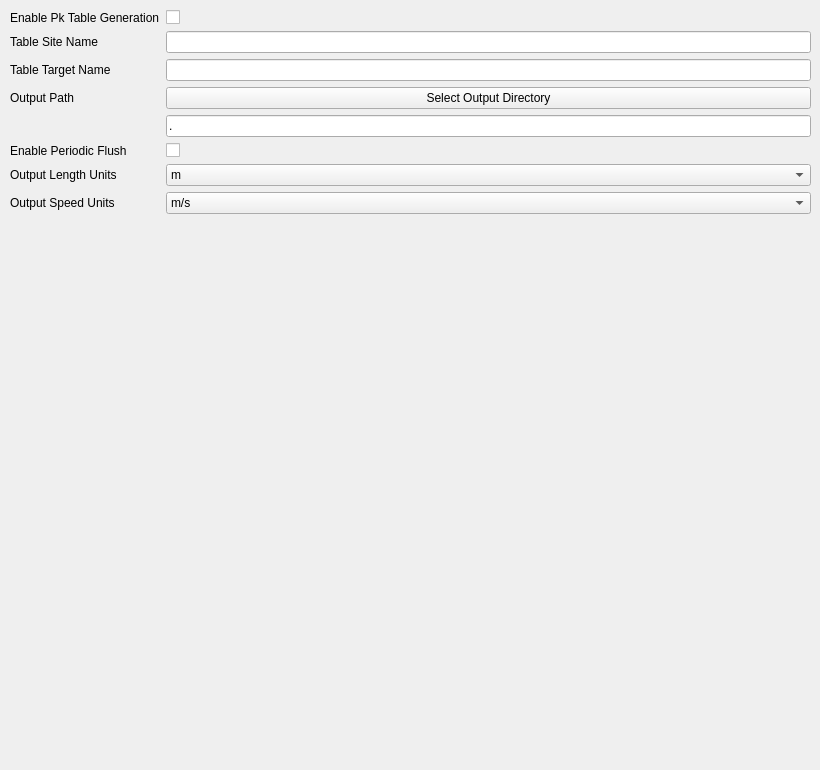
     <widget class="QWidget" name="mPkTableGenerationTab">
      <attribute name="title">
       <string>Pk Table Generation</string>
      </attribute>
      <widget class="QWidget" name="gridLayoutWidget">
       <property name="geometry">
        <rect>
         <x>10</x>
         <y>10</y>
         <width>801</width>
         <height>751</height>
        </rect>
       </property>
       <layout class="QGridLayout" name="gridLayout_3">
        <item row="0" column="0">
         <widget class="QLabel" name="mPkEnableLabel">
          <property name="text">
           <string>Enable Pk Table Generation</string>
          </property>
         </widget>
        </item>
        <item row="0" column="1">
         <widget class="QCheckBox" name="mPkEnableCheckBox">
          <property name="text">
           <string/>
          </property>
         </widget>
        </item>
        <item row="1" column="0">
         <widget class="QLabel" name="mPkSiteNameLabel">
          <property name="text">
           <string>Table Site Name</string>
          </property>
         </widget>
        </item>
        <item row="2" column="0">
         <widget class="QLabel" name="mPkTargetNameLabel">
          <property name="text">
           <string>Table Target Name</string>
          </property>
         </widget>
        </item>
        <item row="1" column="1">
         <widget class="QLineEdit" name="mPkSiteNameLineEdit"/>
        </item>
        <item row="2" column="1">
         <widget class="QLineEdit" name="mPkTargetNameLineEdit"/>
        </item>
        <item row="6" column="0">
         <widget class="QLabel" name="mPkPeriodicFlushLabel">
          <property name="text">
           <string>Enable Periodic Flush</string>
          </property>
         </widget>
        </item>
        <item row="7" column="0">
         <widget class="QLabel" name="mPkLengthLabel">
          <property name="text">
           <string>Output Length Units</string>
          </property>
         </widget>
        </item>
        <item row="8" column="0">
         <widget class="QLabel" name="mPkSpeedLabel">
          <property name="text">
           <string>Output Speed Units</string>
          </property>
         </widget>
        </item>
        <item row="5" column="1">
         <widget class="QLineEdit" name="mPkOutputPathLineEdit">
          <property name="text">
           <string>.</string>
          </property>
          <property name="readOnly">
           <bool>true</bool>
          </property>
         </widget>
        </item>
        <item row="3" column="0">
         <widget class="QLabel" name="mPkOutputPathLabel">
          <property name="text">
           <string>Output Path</string>
          </property>
         </widget>
        </item>
        <item row="3" column="1">
         <widget class="QPushButton" name="mPkOutputPathButton">
          <property name="text">
           <string>Select Output Directory</string>
          </property>
         </widget>
        </item>
        <item row="6" column="1">
         <widget class="QCheckBox" name="mPkPeriodicFlushCheckBox">
          <property name="text">
           <string/>
          </property>
         </widget>
        </item>
        <item row="7" column="1">
         <widget class="QComboBox" name="mPkLengthComboBox">
          <item>
           <property name="text">
            <string>m</string>
           </property>
          </item>
          <item>
           <property name="text">
            <string>km</string>
           </property>
          </item>
          <item>
           <property name="text">
            <string>ft</string>
           </property>
          </item>
          <item>
           <property name="text">
            <string>kft</string>
           </property>
          </item>
          <item>
           <property name="text">
            <string>miles</string>
           </property>
          </item>
          <item>
           <property name="text">
            <string>nm</string>
           </property>
          </item>
         </widget>
        </item>
        <item row="8" column="1">
         <widget class="QComboBox" name="mPkSpeedComboBox">
          <item>
           <property name="text">
            <string>m/s</string>
           </property>
          </item>
          <item>
           <property name="text">
            <string>km/h</string>
           </property>
          </item>
          <item>
           <property name="text">
            <string>ft/s</string>
           </property>
          </item>
          <item>
           <property name="text">
            <string>ft/m</string>
           </property>
          </item>
          <item>
           <property name="text">
            <string>mph</string>
           </property>
          </item>
          <item>
           <property name="text">
            <string>kts</string>
           </property>
          </item>
         </widget>
        </item>
        <item row="9" column="0">
         <spacer name="verticalSpacer">
          <property name="orientation">
           <enum>Qt::Vertical</enum>
          </property>
          <property name="sizeHint" stdset="0">
           <size>
            <width>20</width>
            <height>40</height>
           </size>
          </property>
         </spacer>
        </item>
        <item row="9" column="1">
         <spacer name="verticalSpacer_2">
          <property name="orientation">
           <enum>Qt::Vertical</enum>
          </property>
          <property name="sizeHint" stdset="0">
           <size>
            <width>20</width>
            <height>40</height>
           </size>
          </property>
         </spacer>
        </item>
       </layout>
      </widget>
     </widget>
